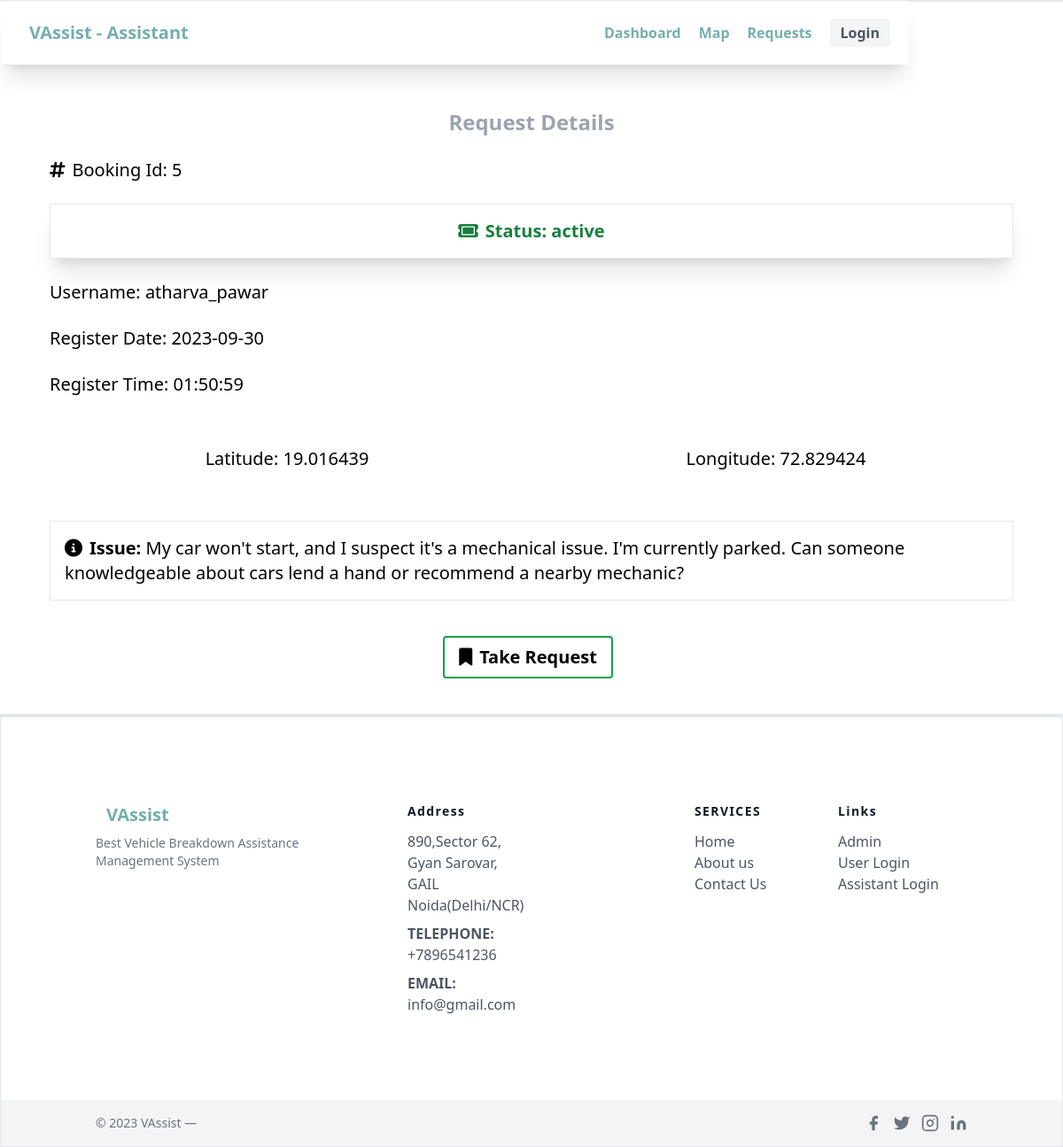
The page /bookingreq/5/ on the database its author committed.
### vaapp/models.py (models this page shows, shortened)
class bookingreq(models.Model):
    Booking_id = models.AutoField(primary_key=True)
    U_id = models.IntegerField(default=0)
    username = models.CharField(max_length=100, default="")
    locationlat = models.CharField(max_length=100, default="")
    locationlong = models.CharField(max_length=100, default="")
    state = models.CharField(max_length=100, default="")
    message = models.CharField(max_length=500, default="")
    bookdate = models.CharField(max_length=15, default="")
    booktime = models.CharField(max_length=15, default="")
    assistedbyAss_id = models.IntegerField(default=0)
    status = models.CharField(max_length=15, default="") # status = new / active / done

### vaapp/views.py (the view)
# urls.py: path('bookingreq/<int:booking_id>/', views.booking_request, name='booking_request'),
def booking_request(request, booking_id):
    print("booking_id: ", booking_id)
    request_details = bookingreq.objects.filter(Booking_id=booking_id).first()
    return render(request, 'assistant/booking_request.html', {'request_details': request_details})

### vaapp/templates/assistant/booking_request.html (shortened to what this page needs)
{% extends 'assistant/assbase.html' %} {% block title %}VAssist | Booking Request {{ booking_id }}{% endblock %}
<div>{% block content %} {% load static %}</div>
<div class="mx-4 pt-24">
  <header>
    <h2 class="text-gray-400 text-2xl font-semibold m-6 text-center">Request Details</h2>
  </header>
  <div class=" mx-10">
    <p class="text-xl my-6"><i class="fa-solid fa-hashtag mr-2"></i>Booking Id: {{ request_details.Booking_id }}</p>
    <p class="text-xl my-6 p-4 border shadow-xl text-center text-green-700 font-bold"><i class="fa-solid fa-ticket mr-2"></i>Status: {{ request_details.status }}</p>
    <p class="text-xl my-6">Username: {{ request_details.username }}</p>
    <p class="text-xl my-6">Register Date: {{ request_details.bookdate }}</p>
    <p class="text-xl my-6">Register Time: {{ request_details.booktime }}</p>
    <div class="grid grid-cols-2 gap-4">
      <p class="text-xl my-6 text-center p-2">Latitude: {{ request_details.locationlat }}</p>
      <p class="text-xl my-6 text-center p-2">Longitude: {{ request_details.locationlong }}</p>
    </div>
    <p class="text-xl my-6 p-4 border my-4"><i class="fa-solid fa-circle-info mr-2"></i><b>Issue:</b> {{ request_details.message }}</p>
    <div>
      <form method="post" action="{% url 'take_request' %}">
        <div class="flex justify-center my-10">
            <button type="submit" class="text-xl py-2 px-4 font-bold border border-2 border-green-600 mx-4 rounded px-2 hover:shadow-xl hover:border-gray-700 mr-6"><i class="fa-solid fa-bookmark mr-2"></i>Take Request</button>
        </div>
      </form>
    </div>
  </div>
</div>
{% endblock %}

### rows shown on the page
bookingreq: Booking_id "5", status "active", username "atharva_pawar", bookdate "2023-09-30", booktime "01:50:59", locationlat "19.016439", locationlong "72.829424", message "My car won't start, and I suspect it's a mechanical issue. I'm currently parked. Can someone knowledgeable about cars lend a hand or recommend a nearby mechanic?"
